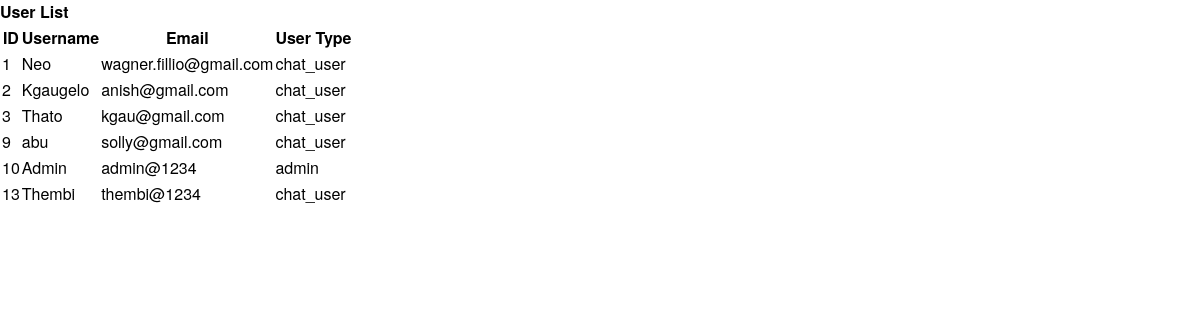
Screenshot of /all_users.php with the database file from the repository.
### tables this page shows
CREATE TABLE `users` (
  `id` int(11) NOT NULL,
  `username` varchar(32) NOT NULL,
  `email` varchar(32) NOT NULL,
  `user_type` varchar(32) DEFAULT NULL,
  `number` varchar(32) NOT NULL DEFAULT '+12345678910',
  `pic` varchar(32) NOT NULL DEFAULT '-1.jpg',
  `password` varchar(32) NOT NULL
);

### all_users.php (the view, shortened to what this page needs)
<?php
$conn = mysqli_connect('localhost', 'root', '', 'geekschat');
$query = "SELECT * FROM users";
$result = mysqli_query($conn, $query);
?>
<!DOCTYPE html>
<html>
<head>
    <link rel="stylesheet" type="text/css" href="style.css">
</head>
<body>
    <h1>User List</h1>
    <table>
        <tr>
            <th>ID</th>
            <th>Username</th>
            <th>Email</th>
            <th>User Type</th>
        </tr>
        <?php
        while ($row = mysqli_fetch_assoc($result)) {
            echo "<tr>";
            echo "<td>" . $row['id'] . "</td>";
            echo "<td>" . $row['username'] . "</td>";
            echo "<td>" . $row['email'] . "</td>";
            echo "<td>" . $row['user_type'] . "</td>";
            echo "</tr>";
        }
        ?>
    </table>
</body>
</html>

### assets/css/style.css (style rules this page uses)
* { margin: 0px; padding: 0px; font-family: "Helvetica Neue", Arial, sans-serif; font-size: 16px; line-height: 1.5; }

### rows the page displays
users: id "1", username "Neo", email "wagner.fillio@gmail.com", user_type "chat_user"
users: id "2", username "Kgaugelo", email "anish@gmail.com", user_type "chat_user"
users: id "3", username "Thato", email "kgau@gmail.com", user_type "chat_user"
users: id "9", username "abu", email "solly@gmail.com", user_type "chat_user"
users: id "10", username "Admin", email "admin@1234", user_type "admin"
users: id "13", username "Thembi", email "thembi@1234", user_type "chat_user"
